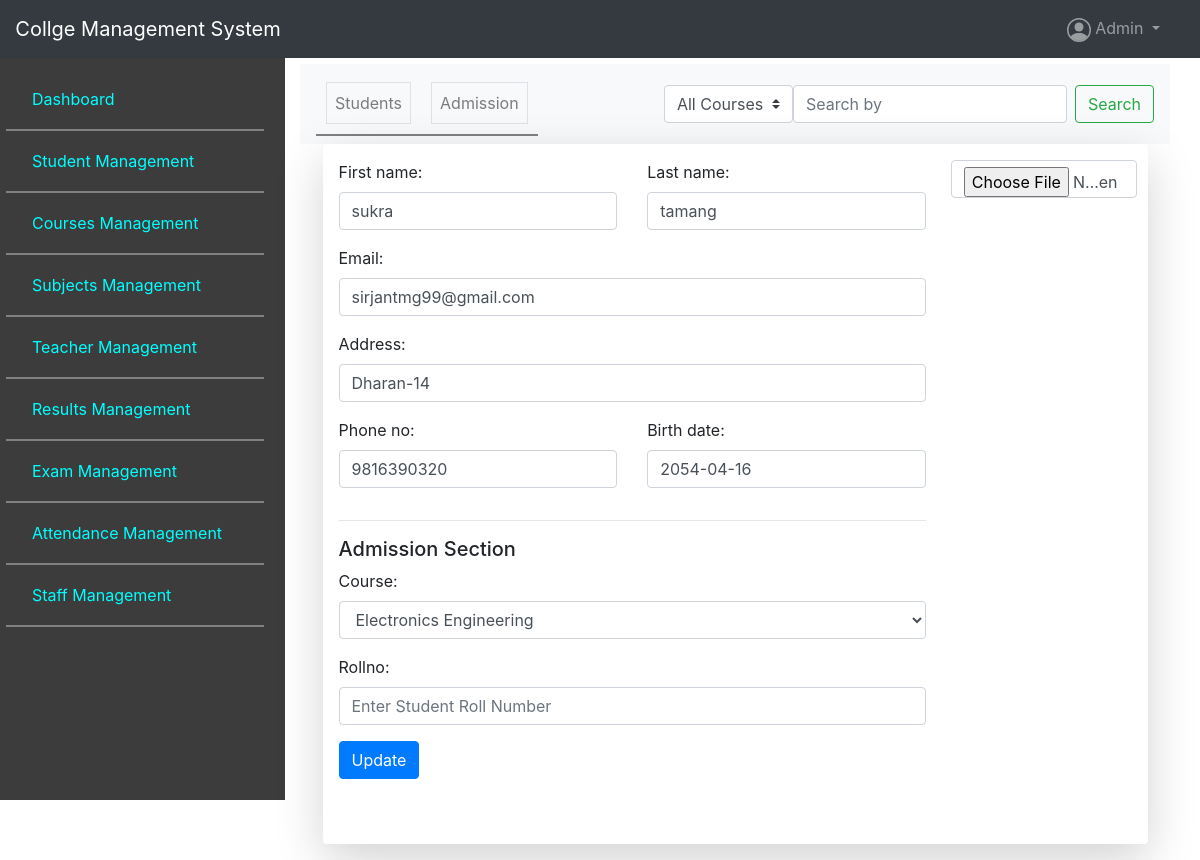
Page /college/student_management/2/update/ on the committed database.
### college/models/student.py (models this page shows, shortened)
class Student(models.Model):
    StuId = models.AutoField(primary_key=True)
    first_name = models.CharField(max_length=150)
    last_name = models.CharField(max_length=150)
    birth_date = models.DateField()
    address = models.CharField(max_length=150)
    phone_no = models.CharField(max_length=15)
    email = models.EmailField(max_length=150,blank=True)
    avatar = models.ImageField(upload_to="avatar/")
    objects = StudentManager()
    import datetime

class Admission(models.Model):
    student = models.OneToOneField(Student,on_delete=models.CASCADE)
    course = models.ForeignKey(Course,on_delete = models.CASCADE)
    date = models.DateField(auto_now_add=True)
    rollno = models.CharField(max_length=100,blank=True)
    passout = models.BooleanField(default=False)
    leave = models.BooleanField(default=True)

### college/views/student.py (the view, shortened to what this page needs)
class StudentUpdateView(View):
    def get(self,request,student_id):
        student = Student.objects.get(StuId=student_id)
        student_form = StudentForm(instance=student)
        admission = Admission.objects.get(student=student)
        admission_form = AdmissionUpdateForm(instance=admission)
        context_data = {
            'student_form':student_form,
            'admission_form':admission_form,
            'student':student
        }
        return render(request,"student/update.html",context_data)

### college/forms/studentForm.py
class StudentForm(forms.ModelForm):
    class Meta:
        model = Student
        fields = ('first_name','last_name','birth_date','address','phone_no','email','avatar')
        widgets = {
            'first_name':forms.TextInput(attrs={'class':'form-control','placeholder':'Enter First Name'}),
            'last_name':forms.TextInput(attrs={'class':'form-control','placeholder':'Enter Last Name'}),
            'address':forms.TextInput(attrs={'class':'form-control','placeholder':'Enter Your Address'}),
            'email':forms.EmailInput(attrs={'class':'form-control','placeholder':'Enter Your Email'}),
            'phone_no':forms.TextInput(attrs={'class':'form-control','placeholder':'Enter Your Phone Number'}),
            'birth_date':forms.DateInput(attrs={'class':'form-control','placeholder':'Enter Your Birth date'}),
            'avatar':forms.FileInput(attrs={'class':'form-control'})
        }

class AdmissionUpdateForm(forms.ModelForm):
    class Meta:
        model = Admission
        fields = ('course','rollno')
        widgets = {
            'course':forms.Select(attrs={'class':'form-control','placeholder':'Choose Your Course'}),
            'rollno':forms.TextInput(attrs={'class':'form-control','placeholder':'Enter Student Roll Number'}),
        }

### college/models/course.py (called while the page is built)
    def __str__(self):
        return self.Cname

### templates/student/update.html (shortened to what this page needs)
{% extends 'base_site/student_base.html' %}
{% load static %}
{% block inner_content %}
<div class="row">
    <div class="col-11 shadow-lg p-3 mb-3 bg-white rounded mx-auto" style="height: 700px; overflow-y: scroll; ">
        <form action="" method="POST" enctype="multipart/form-data">
            <div class="row">
                <div class="col-9">
                    <div class="row">
                        <div class="col-6">
                            <div class="form-group">
                                {{student_form.first_name.label_tag}}
                                {{student_form.first_name}}
                            </div>
                        </div>
                        <div class="col-6">
                            <div class="form-group">
                                {{student_form.last_name.label_tag}}
                                {{student_form.last_name}}
                            </div>
                        </div>
                    </div>
                    <div class="form-group">
                        {{student_form.email.label_tag}}
                        {{student_form.email}}
                    </div>
                    <div class="form-group">
                        {{student_form.address.label_tag}}
                        {{student_form.address}}
                    </div>
                    <div class="row">
                        <div class="col-6">
                            <div class="form-group">
                                {{student_form.phone_no.label_tag}}
                                {{student_form.phone_no}}
                            </div>
                        </div>
                        <div class="col-6">
                            <div class="form-group">
                                {{student_form.birth_date.label_tag}}
                                {{student_form.birth_date}}
                            </div>
                        </div>
                    </div>
                    <hr>
                    <h5>Admission Section</h5>
                    <div class="form-group">
                        {{admission_form.course.label_tag}}
                        {{admission_form.course}}
                    </div>
                    <div class="form-group">
                        {{admission_form.rollno.label_tag}}
                        {{admission_form.rollno}}
                    </div>
                </div>
                <div class="col-3">
                    <div class="form-row">
                        {{student_form.avatar}}
                    </div>
                </div>
            </div>
            <button type="submit" class="btn btn-primary">Update</button>
        </form>
    </div>
</div>
{% endblock inner_content %}

### static/css/admin_style.css (style rules this page uses)
* { margin: 0; padding: 0; box-sizing: border-box; }

### rows in the picture
Student: first_name "sukra", last_name "tamang", email "sirjantmg99@gmail.com", address "Dharan-14", phone_no "9816390320", birth_date "2054-04-16"
Admission: course "Electronics Engineering"

### other values in the picture
{{ student_form.first_name.label_tag }} "First name:"
{{ student_form.last_name.label_tag }} "Last name:"
{{ student_form.email.label_tag }} "Email:"
{{ student_form.address.label_tag }} "Address:"
{{ student_form.phone_no.label_tag }} "Phone no:"
{{ student_form.birth_date.label_tag }} "Birth date:"
{{ admission_form.course.label_tag }} "Course:"
{{ admission_form.rollno.label_tag }} "Rollno:"
